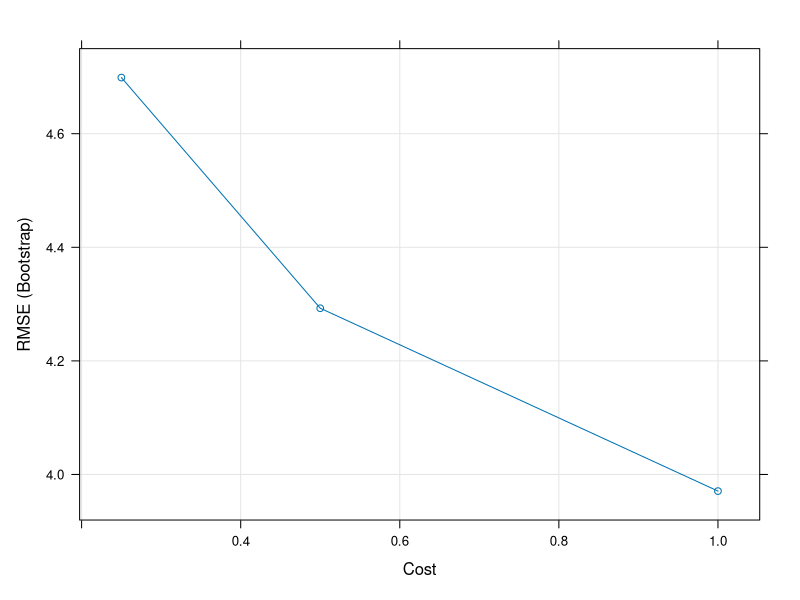
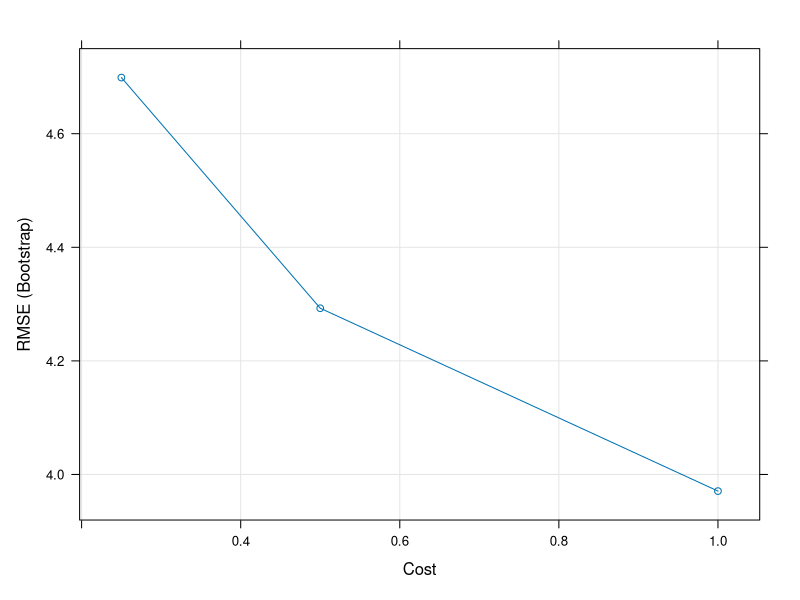
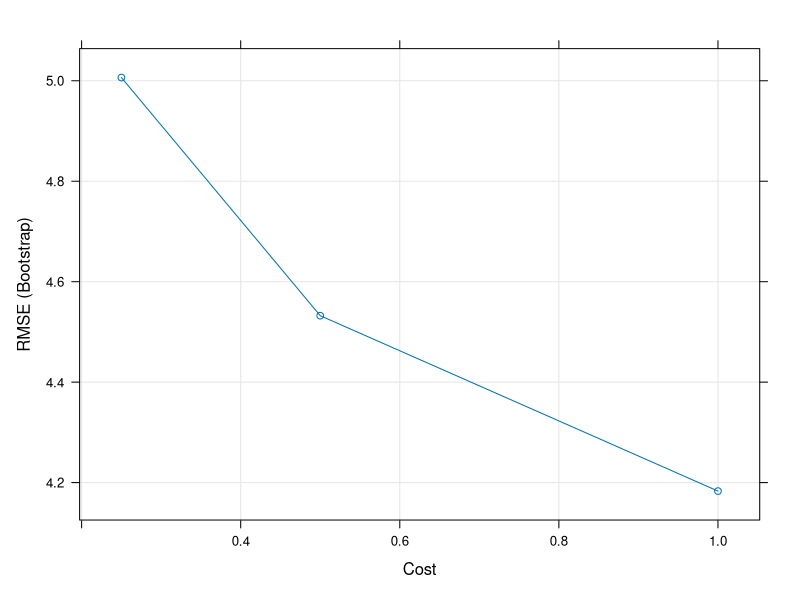
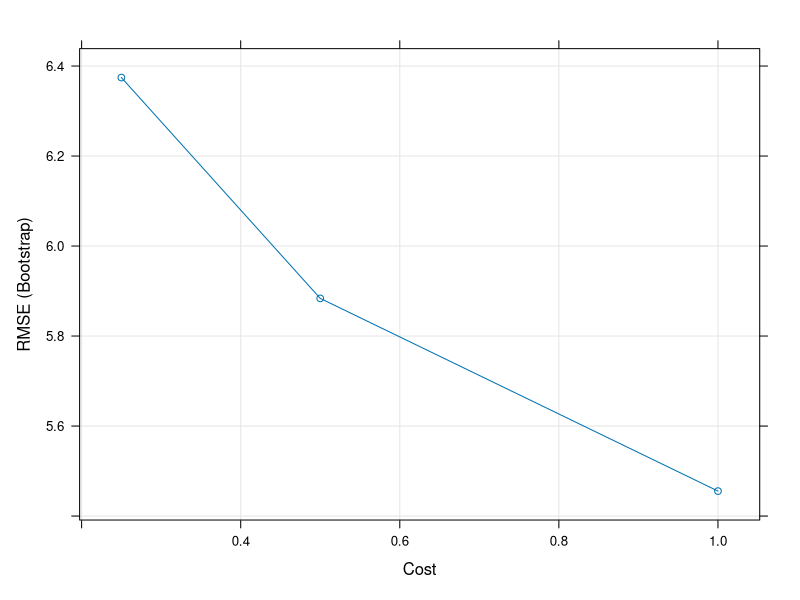
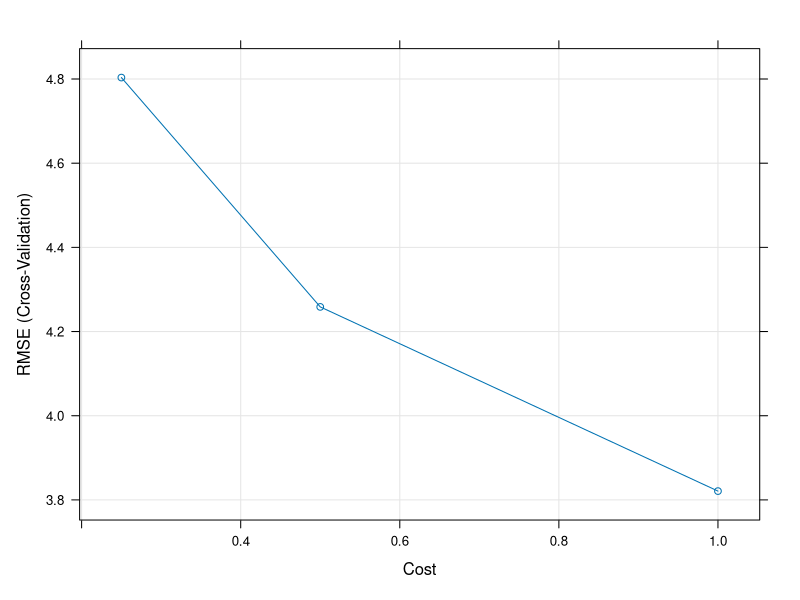

Reproduce these figures in R, in order.
# link: https://koalatea.io/r-svm-regression/ 

library(MASS) # to use the dataset Boston


###########
set.seed(1)
library(caret)
library(kernlab)
data(Boston)

model <- train(medv ~ . , data = Boston, method = "svmRadial") 
model
plot(model)


###########
# preprocessing with Caret
set.seed(1)
model_2 <- train(medv ~ ., data = Boston, method = "svmRadial", preProcess = c("center", "scale"))
model_2
plot(model_2)



###########
# splitting the data set, so we can check for overfitting
set.seed(1)
inTraining <- createDataPartition(Boston$medv, p = .8, list = F)
training <- Boston[inTraining, ]
testing <- Boston[-inTraining, ]

set.seed(1)
model_3 <- train(
  medv ~.,
  data = training, 
  method = "svmRadial",
  preProcess = c("center", "scale")
)
model_3
plot(model_3)


###########
# check on the test set by using subset method and make predictions with predict method
test.features = subset(testing, select = -c(medv))
test.target = subset(testing, select = medv)[, 1]

predictions = predict(model_3, newdata = test.features)

# RMSE
sqrt(mean((test.target - predictions)^2))

# R2
cor(test.target, predictions)^2



###########
# Cross validation
set.seed(1)
ctrl <- trainControl(
  method = "cv",
  number = 10
)

# now retrain the model and pass the trainControl parameter
set.seed(1)
model_4 <- train(
  medv ~., 
  data = testing,
  method = "svmRadial",
  preProcess = c("center", "scale"),
  trCtrl = ctrl
)
model_4 
plot(model_4)


predictions = predict(model_4, newdata = test.features)
sqrt(mean((test.target - predictions) ^2))
cor(test.target, predictions) ^2



###########
# Tuning Hyper Parameters
set.seed(1)

tuneGrid <- expand.grid(
  C = c(0.25, .5, 1),
  sigma = 0.1
)

model_5 <- train(
  medv~.,
  data = training, 
  method = "svmRadial",
  preProcess = c("center", "scale"),
  trControl = ctrl,
  tuneGrid = tuneGrid
)
model_5
plot(model_5)
